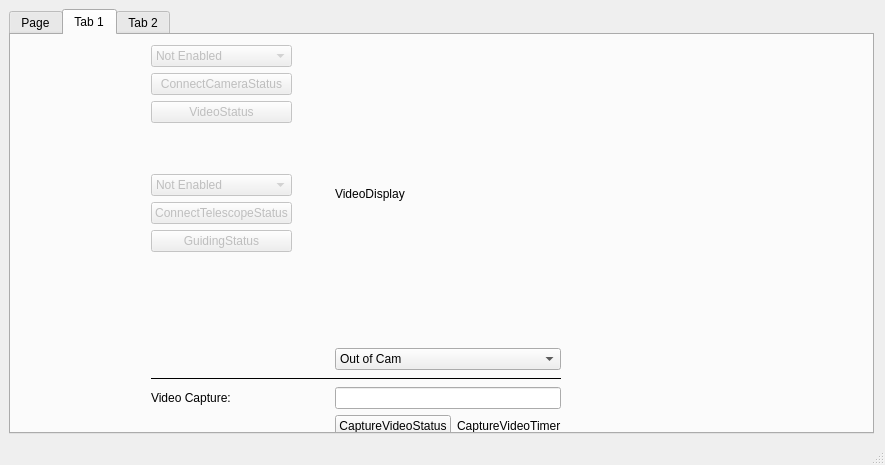
<?xml version="1.0" encoding="UTF-8"?>
<ui version="4.0">
 <class>MainWindow</class>
 <widget class="QMainWindow" name="MainWindow">
  <property name="geometry">
   <rect>
    <x>0</x>
    <y>0</y>
    <width>885</width>
    <height>465</height>
   </rect>
  </property>
  <property name="windowTitle">
   <string>MainWindow</string>
  </property>
  <widget class="QWidget" name="centralwidget">
   <layout class="QHBoxLayout" name="horizontalLayout">
    <property name="rightMargin">
     <number>11</number>
    </property>
    <item>
     <widget class="QTabWidget" name="tabWidget">
      <property name="currentIndex">
       <number>1</number>
      </property>
      <widget class="QWidget" name="tab_3">
       <attribute name="title">
        <string>Page</string>
       </attribute>
      </widget>
      <widget class="QWidget" name="tab">
       <attribute name="title">
        <string>Tab 1</string>
       </attribute>
       <widget class="QWidget" name="">
        <property name="geometry">
         <rect>
          <x>140</x>
          <y>10</y>
          <width>410</width>
          <height>392</height>
         </rect>
        </property>
        <layout class="QGridLayout" name="gridLayout">
         <property name="topMargin">
          <number>0</number>
         </property>
         <item row="5" column="0">
          <widget class="QPushButton" name="VideoStatus">
           <property name="enabled">
            <bool>false</bool>
           </property>
           <property name="text">
            <string>VideoStatus</string>
           </property>
          </widget>
         </item>
         <item row="14" column="0">
          <widget class="QLabel" name="VideoCaptureLable">
           <property name="text">
            <string>Video Capture:</string>
           </property>
          </widget>
         </item>
         <item row="14" column="2" colspan="2">
          <widget class="QLineEdit" name="CapturVideoName"/>
         </item>
         <item row="12" column="2" colspan="2">
          <widget class="QComboBox" name="VideoDisplayChooser">
           <item>
            <property name="text">
             <string comment="cam">Out of Cam</string>
            </property>
           </item>
           <item>
            <property name="text">
             <string comment="threshold">Thresholding</string>
            </property>
           </item>
           <item>
            <property name="text">
             <string comment="track">Center of Gravity</string>
            </property>
           </item>
          </widget>
         </item>
         <item row="13" column="0" colspan="4">
          <widget class="Line" name="line">
           <property name="sizePolicy">
            <sizepolicy hsizetype="Minimum" vsizetype="Fixed">
             <horstretch>0</horstretch>
             <verstretch>0</verstretch>
            </sizepolicy>
           </property>
           <property name="minimumSize">
            <size>
             <width>0</width>
             <height>5</height>
            </size>
           </property>
           <property name="maximumSize">
            <size>
             <width>16777215</width>
             <height>5</height>
            </size>
           </property>
           <property name="baseSize">
            <size>
             <width>0</width>
             <height>5</height>
            </size>
           </property>
           <property name="frameShadow">
            <enum>QFrame::Plain</enum>
           </property>
           <property name="lineWidth">
            <number>1</number>
           </property>
           <property name="orientation">
            <enum>Qt::Horizontal</enum>
           </property>
          </widget>
         </item>
         <item row="15" column="3">
          <widget class="QLabel" name="CaptureVideoTimer">
           <property name="text">
            <string>CaptureVideoTimer</string>
           </property>
          </widget>
         </item>
         <item row="15" column="2">
          <widget class="QPushButton" name="CaptureVideoStatus">
           <property name="text">
            <string>CaptureVideoStatus</string>
           </property>
          </widget>
         </item>
         <item row="3" column="2" rowspan="9" colspan="2">
          <widget class="QLabel" name="VideoDisplay">
           <property name="sizePolicy">
            <sizepolicy hsizetype="Preferred" vsizetype="Expanding">
             <horstretch>0</horstretch>
             <verstretch>0</verstretch>
            </sizepolicy>
           </property>
           <property name="text">
            <string>VideoDisplay</string>
           </property>
          </widget>
         </item>
         <item row="3" column="1">
          <spacer name="horizontalSpacer">
           <property name="orientation">
            <enum>Qt::Horizontal</enum>
           </property>
           <property name="sizeType">
            <enum>QSizePolicy::Fixed</enum>
           </property>
           <property name="sizeHint" stdset="0">
            <size>
             <width>5</width>
             <height>0</height>
            </size>
           </property>
          </spacer>
         </item>
         <item row="4" column="0">
          <widget class="QPushButton" name="ConnectCameraStatus">
           <property name="enabled">
            <bool>false</bool>
           </property>
           <property name="text">
            <string>ConnectCameraStatus</string>
           </property>
          </widget>
         </item>
         <item row="3" column="0">
          <widget class="QComboBox" name="CameraSelector">
           <property name="enabled">
            <bool>false</bool>
           </property>
           <item>
            <property name="text">
             <string comment="error">Not Enabled</string>
            </property>
           </item>
          </widget>
         </item>
         <item row="7" column="0">
          <widget class="QComboBox" name="TelescopeSelector">
           <property name="enabled">
            <bool>false</bool>
           </property>
           <item>
            <property name="text">
             <string comment="error">Not Enabled</string>
            </property>
           </item>
          </widget>
         </item>
         <item row="8" column="0">
          <widget class="QPushButton" name="ConnectTelescopeStatus">
           <property name="enabled">
            <bool>false</bool>
           </property>
           <property name="text">
            <string>ConnectTelescopeStatus</string>
           </property>
          </widget>
         </item>
         <item row="9" column="0">
          <widget class="QPushButton" name="GuidingStatus">
           <property name="enabled">
            <bool>false</bool>
           </property>
           <property name="text">
            <string>GuidingStatus</string>
           </property>
          </widget>
         </item>
        </layout>
       </widget>
      </widget>
      <widget class="QWidget" name="tab_2">
       <attribute name="title">
        <string>Tab 2</string>
       </attribute>
      </widget>
     </widget>
    </item>
   </layout>
  </widget>
  <widget class="QMenuBar" name="menubar">
   <property name="geometry">
    <rect>
     <x>0</x>
     <y>0</y>
     <width>885</width>
     <height>26</height>
    </rect>
   </property>
  </widget>
  <widget class="QStatusBar" name="statusbar"/>
 </widget>
 <resources/>
 <connections/>
</ui>
